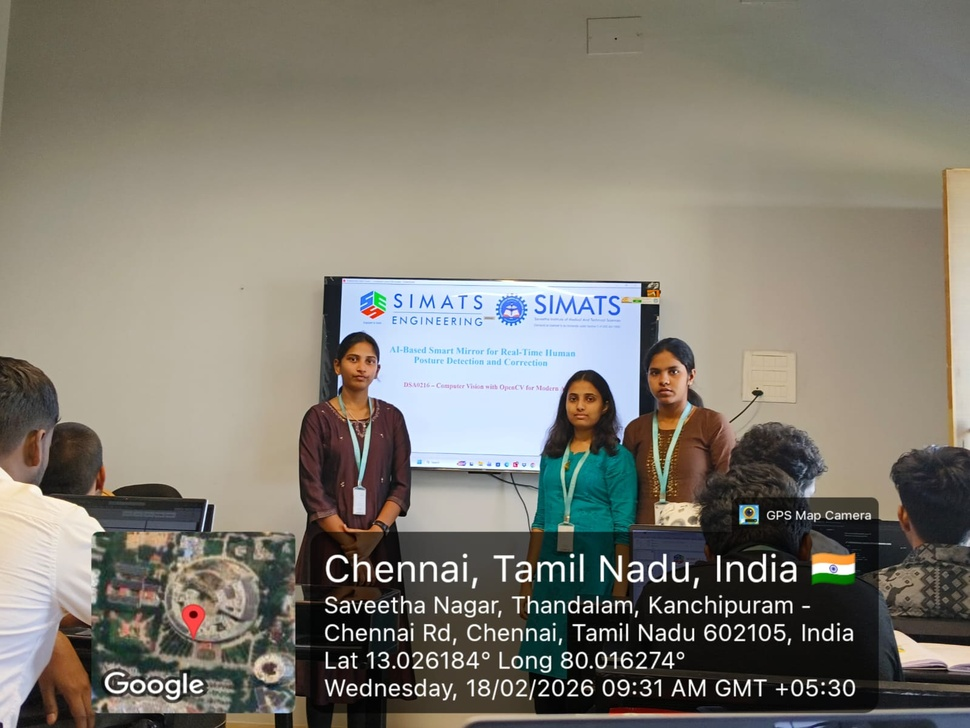
#> input picture Review_1 photo.jpeg, 970 x 728 px, shrunk from 1599 x 1200 before the run
$ jupyter execute Activity_2.ipynb
#> lines starting #> are read from the running program, lines starting #| are printed output that depends on the picture; after the words box and inside, x2 and y2 are one past the last pixel; in counts of white or black regions, pixels touching at a corner belong together
<a href="https://colab.research.google.com/github/hasini031/DSA0216-CV/blob/main/Activity_2.ipynb" target="_parent"></a>

[cell 1]
import cv2
import numpy as np
import matplotlib.pyplot as plt
from google.colab import files

print("Upload your image")
uploaded = files.upload()
#> the answer given: Review_1 photo.jpeg
filename = list(uploaded.keys())[0]

img = cv2.imread(filename)
#> img is the input picture: shape (728, 970, 3); mean B, G, R 114.1, 124.5, 128.8
img_rgb = cv2.cvtColor(img, cv2.COLOR_BGR2RGB)

gray = cv2.cvtColor(img, cv2.COLOR_BGR2GRAY)
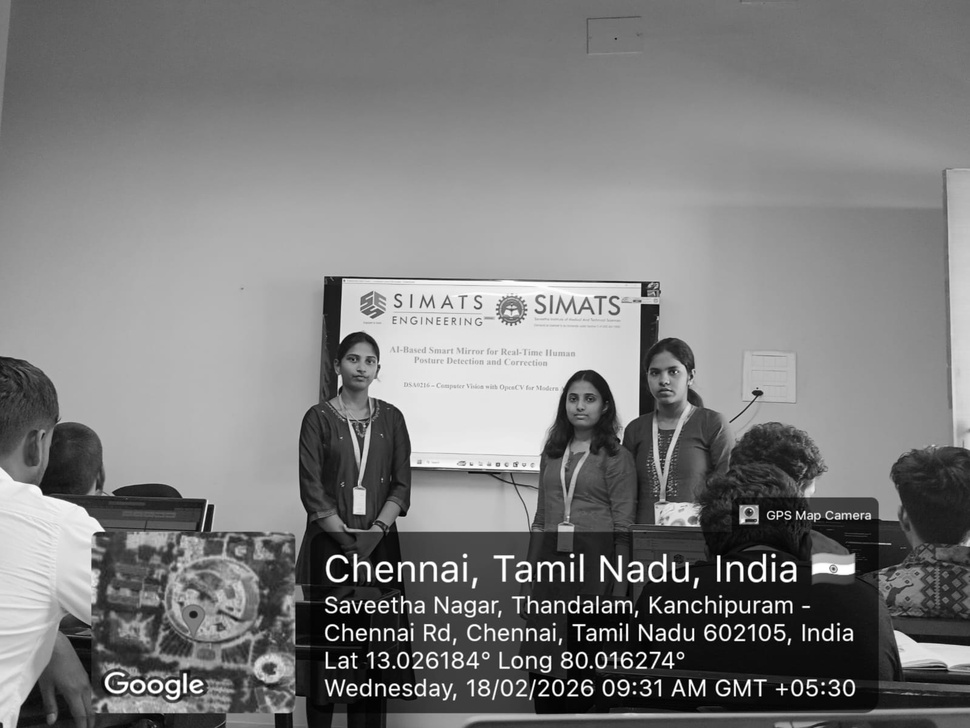
#> gray: shape (728, 970); min 0, max 255, mean 124.6
blur = cv2.GaussianBlur(gray, (5,5), 0)

edges = cv2.Canny(blur, 100, 200)
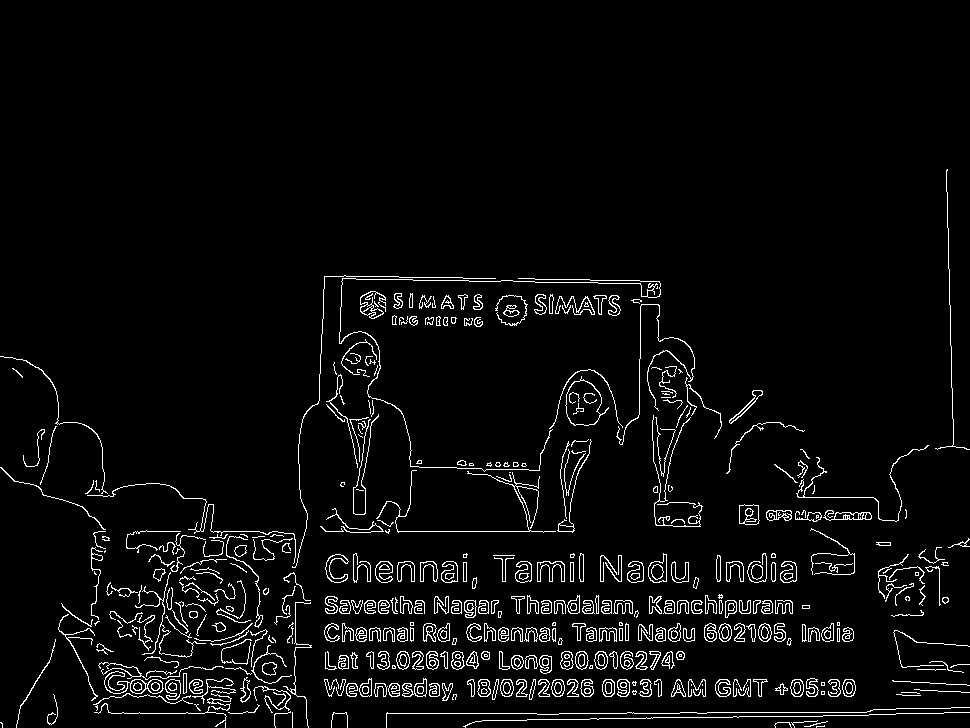
#> edges: shape (728, 970); 4.2% white in thin lines or dots, all inside (x1, y1, x2, y2) = (0, 169, 970, 728)

contours, _ = cv2.findContours(edges, cv2.RETR_EXTERNAL, cv2.CHAIN_APPROX_SIMPLE)
#> contours = 420 contours, 213 with area under 20; largest, box (x1, y1, x2, y2) and area: (565, 376, 609, 426) 1305, (104, 671, 164, 694) 590, (648, 553, 667, 583) 363, (739, 504, 760, 525) 357, (375, 561, 393, 583) 254

contour_image = img_rgb.copy()
cv2.drawContours(contour_image, contours, -1, (255,0,0), 2)
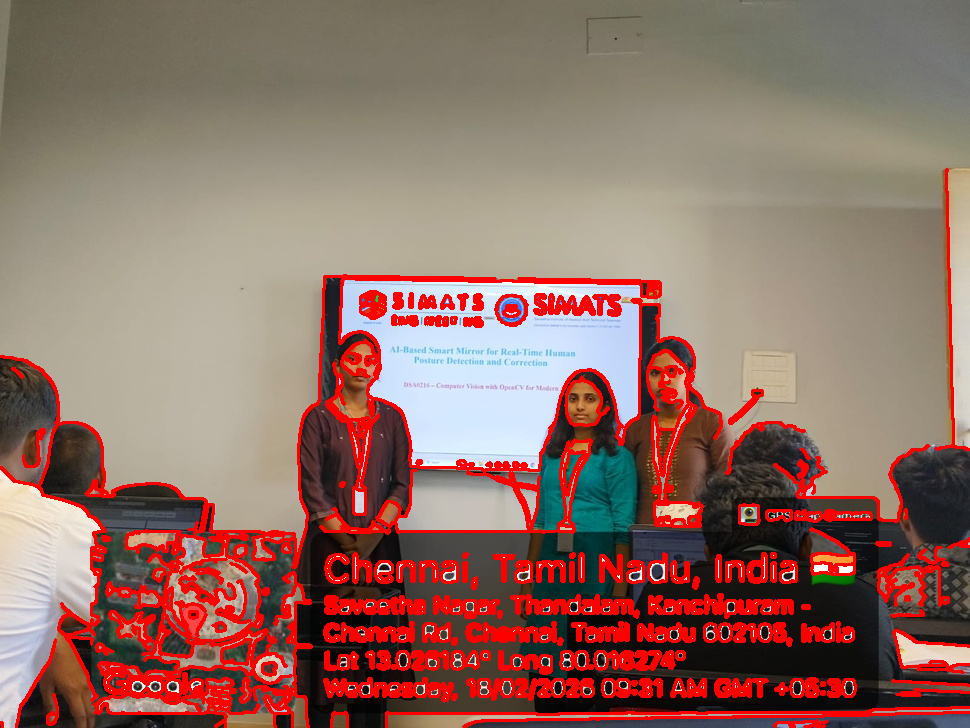
#> contour_image: shape (728, 970, 3); mean R, G, B 145.3, 110.9, 101.1

plt.figure(figsize=(12,5))

plt.subplot(1,2,1)
plt.title("Original Image")
plt.imshow(img_rgb)
plt.axis("off")

plt.subplot(1,2,2)
plt.title("Contour Tracing")
plt.imshow(contour_image)
plt.axis("off")

plt.show()
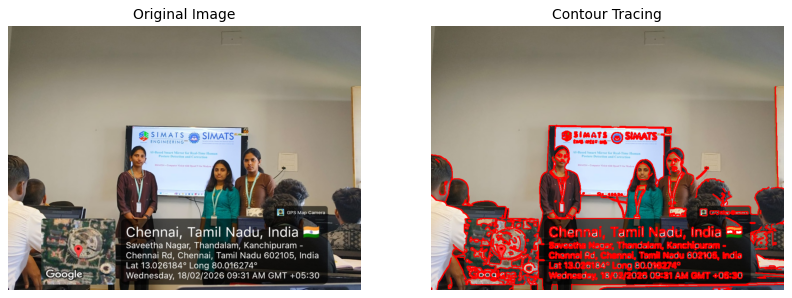
#> figure drawn by matplotlib, 2 panels
